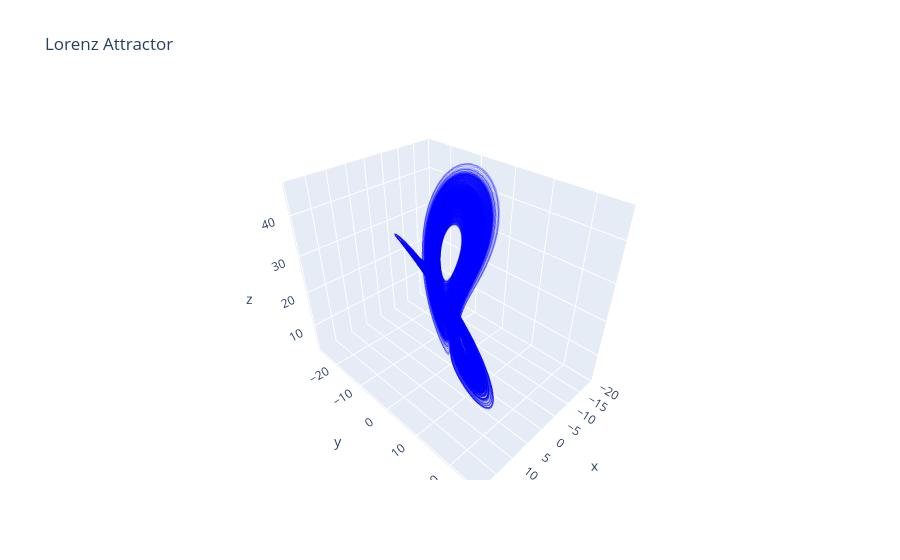

Notebook code cell kept with this figure:
### Code cell
fig = go.Figure(data=[go.Scatter3d(
    x=y_l[0], y=y_l[1], z=y_l[2],
    mode='lines',
    line=dict(width=2, color='rgba(0,0,255,0.3)')
)])
fig.update_layout(title='Lorenz Attractor')
fig.show()

### Figure 1 — Plotly figure (JSON) as saved in the notebook; plotly's stock layout.template omitted (floating-point values rounded to 4 significant figures; data arrays with more than 128 entries replaced by an {"elided": "..."} marker saying what was removed)
{"data": [{"line": {"color": "rgba(0,0,255,0.3)", "width": 2}, "mode": "lines", "type": "scatter3d", "x": {"elided": "100000 float values"}, "y": {"elided": "100000 float values"}, "z": {"elided": "100000 float values"}}], "layout": {"title": {"text": "Lorenz Attractor"}}}
